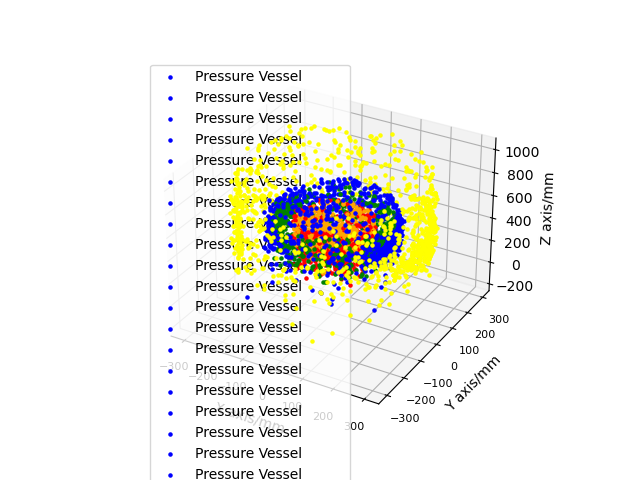
#> input picture config_420.png, 640 x 480 px
$ python -i readroot_list_Cs_gamma.py   (imports and definitions only)
#> lines starting #> are read from the running program, lines starting #| are printed output that depends on the picture
"""This file is for analyze the root files"""
"""['Transportation', 'hadElastic', 'nCapture', 'conv', 'phot', 'compt', 'Rayl', 'neutronInelastic', 'ionIoni',
        'NoProcess', 'RadioactiveDecay', 'photonNuclear', 'Decay']
            ['neutron', 'gamma', 'Ar40', 'Ar36', 'Ar41', 'Ar37']
            ['world_phys', 'Vacuum_vessel_phys', 'Inside_vacuum_vessel_phys', 'pressure_vessel_phys',
            'hydraulic_fluid_phys', 'HDPE_pressure_vessel_phys', 'reflector_Cu_phys', 'reflector_PTFE_phys',
            'outer_jar_phys', 'SiPM_Holder21_phys', 'reflector_top_PTFE_phys', 'reflector_top_Cu_phys', 'LAr_phys',
            'Camera_port_phys', 'inner_jar_phys', 'RTD_Cable_Kapton_phys', 'RTD_Cable_Cu_phys', 'Camera_System2_phys',
            ' Iris_Holder_phys', ' Iris_phys', 'Top_Plastic_phys', 'Lens_Holder3_phys', 'Camera_System1_phys',
            ' Iris_Holder1_phys', 'Lens_Holder4_phys', 'Side_support3_phys', 'Top_sf_phys', 'SiPM_Holder31_phys',
             'SiPM_PCB_Out42_phys', 'SiPM_Holder42_phys', 'SiPM_PCB_Inn4_phys', 'SiPM4_Inside_phys', 'SiPM_Holder51_phys',
             'calibration_port_phys', 'calibration_Be_phys', 'calibration_air_phys', 'RTD_Cable_Cu_1_phys', 'SiPM_PCB_Out31_phys',
             'SiPM_PCB_Inn3_phys', 'SIPM3_Si_phys', 'top_flange_phys', 'SiPM_Holder18_phys', 'SiPM1_Inside_phys', 'SIPM1_Si_phys',
             'OJ_Spacer2_phys', 'SiPM_Holder17_phys', 'Adjustment1_phys', 'SiPM_PCB_Out38_phys', 'SiPM_Holder38_phys',
             'SiPM3_Inside_phys', 'Hyspan_bellow_phys', 'Bottom_Flange_phys', 'Bellows_weldment_phys', ' Sensor_Holder_phys',
             'SiPM_Holder12_phys', 'SiPM2_Inside_phys', 'Side_support1_phys', 'OJ_Spacer17_phys', 'SiPM_PCB_Out22_phys',
             'SiPM_Holder22_phys', 'SiPM_PCB_Inn2_phys', 'SIPM2_Si_phys', 'OJ_Spacer16_phys', 'Aspheric_lens1_phys',
             'Camera_port3_phys', 'Piezo_Cu_2_phys', 'Vacio_phys', 'Piezo_phys', 'RTD_block_phys', 'RTD_base_phys',
             'RTD_mother2_phys', 'SiPM_Holder32_phys', 'SiPM_PCB_Out32_phys', 'PV_spool_phys', 'Base_SF_phys',
              'Piezo_Cu_1_phys', 'SiPM_Holder58_phys', 'Copper_Rod1_phys', 'PBC_phys', 'OJ_Spacer3_phys',
              'RTD_connector_feedthru_phys', 'SiPM_Holder11_phys', 'SiPM_PCB_Inn1_phys', 'SiPM_PCB_Out11_phys',
              'Camera_port2_phys', 'Holder1_VV_phys', 'SiPM_Holder52_phys', 'OJ_Spacer8_phys', 'Guide_rod_flange_phys',
              'Guide_Rod2_phys', 'SiPM_PCB_Out58_phys', 'OJ_Spacer7_phys', 'SiPM_Holder41_phys', 'Sapphire1_Ssteal_phys',
               'Piezo_Cu_8_phys', 'Guide_Rod1_phys', 'SiPM_PCB_Out21_phys', 'Top_Plastic1_phys', 'Plastic_Flange_phys',
               'Iris_brass_phys', 'Aspheric_lens_phys', 'Adjustment_phys', 'SS_Rod1_phys', 'Lens_Holder2_phys', 'Lens1_phys',
                'Sapphire1_phys', 'SiPM_Holder35_phys', 'OJ_Spacer4_phys', 'Bottom_Spacer5_phys', 'OJ_Spacer5_phys',
                'Camera_PCB1_phys', 'Camera1_phys', 'RTD_connector_1_4_phys', 'Bottom_Spacer9_phys', 'Sapphire_Ssteal_phys',
                 'Lens_Holder_phys', 'Camera_System_phys', 'SiPM_Holder48_phys', 'Bottom_Spacer11_phys', 'Piezo_Cu_5_phys',
                 'S_Epoxy_phys', 'RTD_mother1_phys', 'RTD_wire_clamp_phys', 'SiPM_Holder23_phys', 'SiPM_Holder33_phys',
                 'RTD_mother3_phys', 'SiPM_PCB_Out41_phys', 'OJ_Spacer6_phys', 'OJ_Spacer1_phys', 'SiPM_Holder27_phys',
                 'SiPM5_Inside_phys', 'SiPM_PCB_Out36_phys', 'SiPM_Holder36_phys', 'OJ_Spacer9_phys', 'SiPM_PCB_Out28_phys',
                  'SiPM_Holder28_phys', 'OJ_Spacer10_phys', 'SIPM4_Si_phys', 'SiPM_Holder37_phys', 'OJ_Spacer18_phys',
                  'SiPM_Holder14_phys', 'SiPM_PCB_Out13_phys', 'SiPM_Holder13_phys', 'Piezo_Cu_7_phys', 'SiPM_PCB_Out18_phys',
                   'SiPM_PCB_Out51_phys', 'SiPM_PCB_Inn5_phys', 'SIPM5_Si_phys', 'SiPM_Holder16_phys', 'SiPM_PCB_Out16_phys',
                   'SiPM_PCB_Out44_phys', 'SiPM_Holder44_phys', 'SS_Rod2_phys', 'SiPM_Holder15_phys', 'Piezo_Cu_6_phys',
                    'OJ_Spacer12_phys', 'Bottom_Spacer3_phys', 'Holder2_VV_phys', 'Sapphire_phys', 'Alignment_Ring_phys',
                     'SiPM_Holder43_phys', 'Bottom_Spacer6_phys', 'Bottom_Spacer7_phys', 'Piezo_Cu_4_phys', 'Iris_blades_phys',
                      'SiPM_PCB_Out33_phys', 'Copper_Rod2_phys', 'SiPM_PCB_Out43_phys', 'Piezo_Cu_3_phys', 'SiPM_Holder54_phys',
                       'SiPM_Holder55_phys', 'Side_support2_phys', 'Bottom_Spacer2_phys', 'SiPM_Holder53_phys', 'SiPM_Holder57_phys',
                       'SiPM_PCB_Out57_phys', 'SiPM_PCB_Out35_phys', 'SiPM_Holder45_phys', 'SiPM_Holder56_phys', 'OJ_Spacer15_phys',
                        'OJ_Spacer14_phys', 'SiPM_PCB_Out52_phys', 'SiPM_Holder46_phys', 'SiPM_PCB_Out56_phys',
                        'Front_Nanoguide_Holder_phys', 'SiPM_Holder47_phys', 'SiPM_Holder34_phys', 'Bottom_Spacer10_phys',
                         'Bottom_Spacer14_phys', 'Bottom_Spacer13_phys', 'Bottom_Spacer12_phys', 'SiPM_PCB_Out14_phys',
                         'SiPM_PCB_Out12_phys', 'SiPM_PCB_Out47_phys', 'Camera_spring2_phys', 'Bottom_Spacer8_phys',
                         'SiPM_PCB_Out53_phys', 'SiPM_PCB_Out23_phys', 'Lens_phys', 'OJ_Spacer11_phys', 'SiPM_Holder24_phys',
                         'Bottom_Spacer17_phys', 'Bottom_Spacer18_phys', 'Holder3_VV_phys', 'SiPM_PCB_Out17_phys',
                         'SiPM_PCB_Out24_phys', 'Bottom_Spacer1_phys', 'SiPM_PCB_Out48_phys', 'Guide_Rod3_phys',
                          'Bottom_Spacer15_phys', 'Bottom_Spacer4_phys', 'SiPM_PCB_Out37_phys', 'SiPM_PCB_Out15_phys',
                          'SiPM_Holder26_phys', 'SiPM_PCB_Out26_phys', 'SiPM_Holder25_phys', 'SiPM_PCB_Out25_phys',
                          'SiPM_PCB_Out45_phys', 'SiPM_PCB_Out27_phys', 'SiPM_PCB_Out34_phys', 'OJ_Spacer13_phys',
                          'Peak_Rod2_phys', 'Rear_Nanoguide_Holder_phys', 'Screw4_phys', 'SiPM_PCB_Out46_phys',
                          'Sensor_Covere_phys', 'Bottom_Spacer16_phys', 'SiPM_PCB_Out55_phys', 'Screw1_phys', 'Nanoguide_phys',
                           'SiPM_PCB_Out54_phys', 'Camera_spring1_phys', 'Sensor_Plate_phys', 'Peak_Rod1_phys', 'Screw3_phys',
                           'Screw2_phys']"""
import pandas as pd
import uproot
import matplotlib.pyplot as plt
import numpy as np
import csv

import sys
from pathlib import Path

# 1. Get the absolute path of the directory containing THIS script
current_dir = Path(__file__).resolve().parent

# 2. Navigate up and over to the target directory
# (e.g., up one level, then into 'Background')
background_path = current_dir.parent / "Backgrounds"

# 3. Append it to sys.path if it isn't already there
if str(background_path) not in sys.path:
    sys.path.append(str(background_path))

import crosssection_calculate
# filename = "/data/runzezhang/Geant4Simulaions/g411_TN/dmx.root"
# [34 lines left out: functions test_write, find_entries, not called in this run]


class RestructureRoot():
    # [35 lines left out: functions __init__, reconstruct, not called in this run]
        # uproot.writing._dask_write.dask_write(self.df, self.reconstruct_filepath/)

class ReadRoot():
    def __init__(self, doped=False):
        self.doped = doped
        self.base_path = "/lzdata/runzezhang/result/GR_sims/chunked_root_files_Cs_5E6_ER/"
        self.base_path2 = "/lzdata/runzezhang/result/GR_sims/chunked_root_files_Cs_5E6_ER/"
        if self.doped:
            self.base_path = "/lzdata/runzezhang/result/GR_sims/chunked_root_files_Cs_1E8_shell/"
            self.base_path2 = "/lzdata/runzezhang/result/GR_sims/chunked_root_files_Cs_1E8_shell/"


        self.plot_path = '/lzdata/runzezhang/result/GR_sims/plot/'

        # self.filepath = self.base_path +"dmx_lr.root"
        # self.main_body(1)
        for i in range(1,101):
        # for i in range(26, 54):
            try:
        # for i in range(1, 11):
                self.main_body(i)
            except Exception as e:
                print(e)
                continue
    def main_body(self,i):
        print(i)
        self.ini_path = self.base_path+ f"Co_gamma_1E7_ini_part{i}.csv"
        self.ar_ke_path = self.base_path+ f"Co_gamma_1E7_ke_part{i}.csv"
        self.false_gamma_1 = f"Co_gamma_1E7_false1_part{i}.csv"
        self.false_gamma_2 = f"Co_gamma_1E7_false2_part{i}.csv"
        self.false_gamma_3 = f"Co_gamma_1E7_false3_part{i}.csv"
        self.false_gamma_1_old = f"Co_gamma_1E7_false1_old_part{i}.csv"
        self.false_gamma_2_old = f"Co_gamma_1E7_false2_old_part{i}.csv"
        self.false_gamma_3_old = f"Co_gamma_1E7_false3_old_part{i}.csv"
        self.false_gamma_1_new = f"Co_gamma_1E7_false1_new_part{i}.csv"
        self.false_gamma_2_new = f"Co_gamma_1E7_false2_new_part{i}.csv"
        self.signal = f"Co_gamma_1E7_sig_part{i}.csv"
        self.signal_old = f"Co_gamma_1E7_sig_old_part{i}.csv"
        self.signal_new = f"Co_gamma_1E7_sig_new_part{i}.csv"
        self.false_gamma_1_mid = f"Co_gamma_1E7_false1_mid_part{i}.csv"
        self.false_gamma_2_mid = f"Co_gamma_1E7_false2_mid_part{i}.csv"
        self.false_gamma_3_mid = f"Co_gamma_1E7_false3_mid_part{i}.csv"
        self.signal_mid = f"Co_gamma_1E7_sig_mid_part{i}.csv"
        self.false_gamma_1_old_mid = f"Co_gamma_1E7_false1_old_mid_part{i}.csv"
        self.false_gamma_2_old_mid = f"Co_gamma_1E7_false2_old_mid_part{i}.csv"
        self.false_gamma_3_old_mid = f"Co_gamma_1E7_false3_old_mid_part{i}.csv"
        self.signal_old_mid = f"Co_gamma_1E7_sig_old_mid_part{i}.csv"
        self.false_gamma_1_new_mid = f"Co_gamma_1E7_false1_new_mid_part{i}.csv"
        self.false_gamma_2_new_mid = f"Co_gamma_1E7_false2_new_mid_part{i}.csv"
        self.signal_new_mid = f"Co_gamma_1E7_sig_new_mid_part{i}.csv"
        self.info_primary_path = self.base_path + f"Cs_gamma_1E6_info_primary_scube_part{i}.csv"
        self.info_all_path = self.base_path + f"Cs_gamma_1E6_info_scube_all_part{i}.csv"
        self.info_phot_path = self.base_path + f"Cs_gamma_1E6_info_scube_phot_part{i}.csv"
        self.false_gamma_1_path = self.base_path + self.false_gamma_1
        self.false_gamma_2_path = self.base_path + self.false_gamma_2
        self.false_gamma_3_path = self.base_path + self.false_gamma_3
        self.false_gamma_1_old_path = self.base_path + self.false_gamma_1_old
        self.false_gamma_2_old_path = self.base_path + self.false_gamma_2_old
        self.false_gamma_3_old_path = self.base_path + self.false_gamma_3_old
        self.false_gamma_1_new_path = self.base_path + self.false_gamma_1_new
        self.false_gamma_2_new_path = self.base_path + self.false_gamma_2_new
        self.false_gamma_1_path_mid = self.base_path + self.false_gamma_1_mid
        self.false_gamma_2_path_mid = self.base_path + self.false_gamma_2_mid
        self.false_gamma_3_path_mid = self.base_path + self.false_gamma_3_mid
        self.false_gamma_1_old_path_mid = self.base_path + self.false_gamma_1_old_mid
        self.false_gamma_2_old_path_mid = self.base_path + self.false_gamma_2_old_mid
        self.false_gamma_3_old_path_mid = self.base_path + self.false_gamma_3_old_mid
        self.false_gamma_1_new_path_mid = self.base_path + self.false_gamma_1_new_mid
        self.false_gamma_2_new_path_mid = self.base_path + self.false_gamma_2_new_mid
        self.signal_path_mid = self.base_path + self.signal_mid
        self.signal_path = self.base_path + self.signal
        self.signal_old_path_mid = self.base_path + self.signal_old_mid
        self.signal_old_path = self.base_path + self.signal_old
        self.signal_new_path_mid = self.base_path + self.signal_new_mid
        self.signal_new_path = self.base_path + self.signal_new

        self.x_range = [0, 0]
        self.y_range = [0, 0]
        self.z_range = [0, 0]

        self.filepath = self.base_path + f"dmx_Co_1E7_{i}.root"
        self.file = uproot.open(self.filepath)["tree"]

        print("columns: ", self.file.keys())
        # ['Event', 'name', 'Parent ID', 'Track ID', 'Step ID', 'X/mm', 'Y/mm', 'Z/mm', 'Kinetic/MeV', 'Recoiled/MeV', 'Volume', 'Process']
        self.selected_columns = ["Event", "name", "Parent ID", "Track ID", "Step ID", "X/mm",'Y/mm', 'Z/mm', "PreKinetic/MeV",
                                 "PostKinetic/MeV",
                                 "Recoiled/MeV", "Volume", "Process", "Pre_Target", "X_post/mm","Y_post/mm","Z_post/mm"]
        if self.doped:
            self.selected_columns = ["Event", "name", "Parent ID", "Track ID", "Step ID", "X/mm",'Y/mm', 'Z/mm', "PreKinetic/MeV",
                                 "PostKinetic/MeV",
                                 "Recoiled/MeV", "Volume", "Process", "Pre_Target", "X_post/mm","Y_post/mm","Z_post/mm"]

        self.bubble_threshold = 0.0001 # MeV bubble generate threshold
        self.rows = 1000

        # self.df = self.file.arrays(self.selected_columns, library="pd").head(self.rows)
        # # process data so that it is easier to read
        # first 1000 rows
        # self.df = self.file.arrays(self.selected_columns, library="pd", entry_start=0,entry_stop=10000)
        self.df = self.file.arrays(self.selected_columns, library="pd")
        self.modify_df()

        # find all ER and save ER into csv
        self.allER()
        if not self.doped:
            print("NORMAL TRACKING")
            self.ER_distribution_primary_v3(self.df)
            self.ER_distribution_all_v3(self.df)
            # [4 lines of commented-out code are left out]
        else:
            print("doped mode")
            # xenon doping
            # self.xenon_doped_phot()


            self.shell_vacancy_analysis(self.df,  mass_xe=0.00013, mass_ar=0.99987)


    # there was some 0 in event columns, set them to corresponding value
    # for example 001002003 will be 001112223
    # [50 lines left out: functions reidx_event, string_summary, modify_df, not called in this run]

    def modify_gamma_process(self):
        print("modify gamma, make gamma volume to be pre-volume consistently")
        # I prefer to change the structure after filter out all events
        # all info is pre step but the process(post step)
        # so move line i process to line +1 in the same particle(track ID)

    # [762 lines left out: functions source_geometry, allNR, allER, ER_distribution_primary, ER_distribution_counts, ER_distribution_primary_v2 and 9 more, not called in this run]
    def intersection(self, lst1, lst2):
        lst3 = [value for value in lst1 if value in lst2]
        return lst3


    # [108 lines left out: functions test_merge, plot_elastic, find_single_n_multi, distinguish_single_all, Check_inelastic, keep_1st and 1 more, not called in this run]


# [4 lines not run here, left out]
    # test_write()

    # find corrupted file entries
    # num= find_entries()
    # print(num)

>>> import cv2
>>> picture = cv2.imread('../config_420.png', cv2.IMREAD_GRAYSCALE)
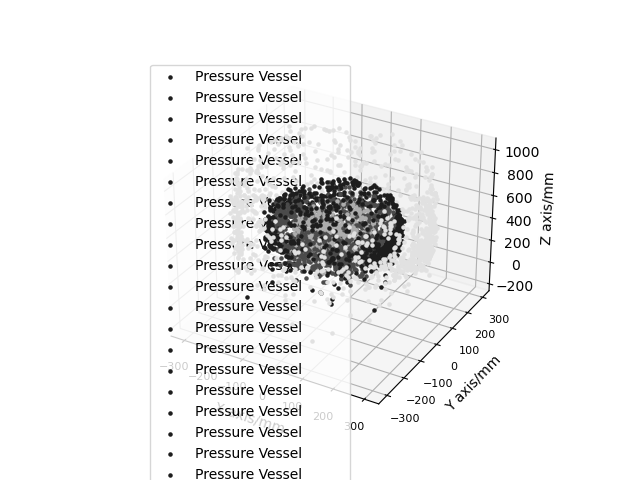
#> picture: shape (480, 640); min 0, max 255, mean 239.6
>>> result = ReadRoot().main_body(picture)
#> (the run stopped early here; a loop or call above may not have finished)
